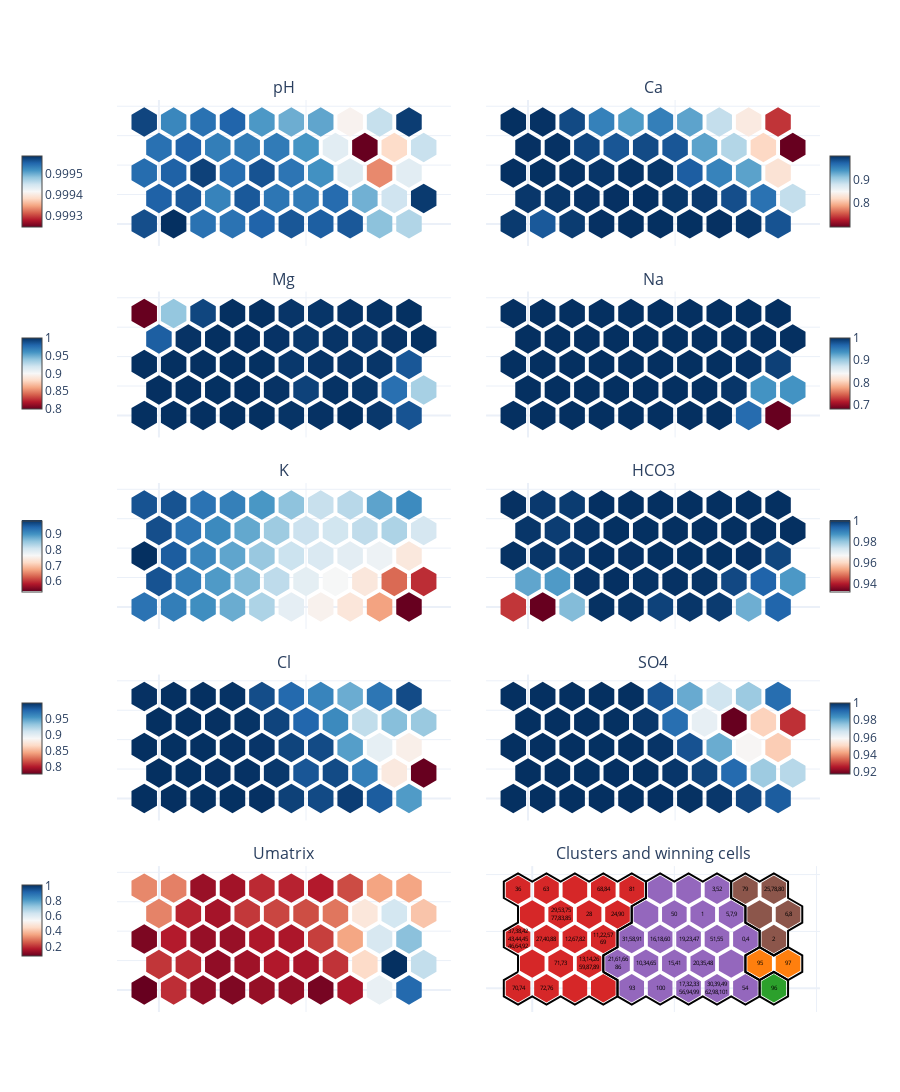

Here is the notebook cell this chart was saved with:
### Code cell
# Define functions for plotting
def add_cluster_boundaries(fig: go.Figure, row_index, col_index):
    for k, boundary in cluster_boundaries.items():
        
        if boundary.geom_type == 'Polygon':
            bnds = [boundary]
        elif boundary.geom_type == 'MultiPolygon':
            bnds = list(boundary.geoms)
        else:
            raise NotImplementedError(boundary.geom_type)
        
        for poly in bnds:
            if poly.boundary.geom_type == 'LineString':
                crds = np.array(poly.boundary.coords)
            else:
                crds = np.array(poly.boundary.geoms[0].coords)

            fig.add_scatter(
                x=crds[:, 0],
                y=crds[:, 1],
                # fill='toself',
                mode="lines",
                showlegend=False,
                line=dict(color='black', width=2),
                row=row_index,
                col=col_index,
            )


def add_som_features(fig: go.Figure, row, col, feature_index, colorbar_settings):
    if feature_index >= weights.shape[2]:
        w = umatrix.copy()
    else:
        # The value of the weights will refer to the transformed data. If we want
        # the original scale, we will need to apply the inverse transform here
        w = weights[:, :, feature_index]

    w_min = w.min()
    w_max = w.max()
    w -= w.min()
    w /= w.max()
    colors = np.array(
        sample_colorscale(features_colorscale, w.flatten())
    ).reshape(final_nx, final_ny)

    # Add colored hexagons
    for i in range(final_nx):
        for j in range(final_ny):
            text = str(sorted(df.iloc[win_map[(i, j)]].index.values.tolist()))

            fig.add_scatter(
                x=hexagons[i, j, :, 0],
                y=hexagons[i, j, :, 1],
                fill='toself',
                mode='lines',
                fillcolor=colors[i, j],
                line=dict(color='black', width=0),
                text=text,
                showlegend=False,
                hoverinfo="text",
                hoveron="fills",
                row=row,
                col=col,
            )
           
    fig.add_scatter(
        x=[0, 0],
        y=[0, 0],
        showlegend=False,
        marker=dict(color=[w_min, w_max], colorscale=features_colorscale, size=0.001, colorbar=colorbar_settings),
        row=row,
        col=col,
    )


def add_training_cells(fig: go.Figure, row, col):
    # Add colored hexagons
    label_colors = DEFAULT_PLOTLY_COLORS
    for i in range(final_nx):
        for j in range(final_ny):
            text = ""
            if len(win_map[(i, j)]) > 0:
                samples = [str(s) for s in sorted(df.iloc[win_map[(i, j)]].index.values.tolist())]
                if len(samples) <= 3:
                    text = f"{','.join(samples)}"
                elif len(samples) <= 6:
                    text = f"{','.join(samples[:3])}" + f"<br>{','.join(samples[3:])}"
                elif len(samples) <= 9:
                    text = f"{','.join(samples[:3])}" + f"<br>{','.join(samples[3:6])}" + f"<br>{','.join(samples[6:])}"
                else:
                    text = f"{','.join(samples[:3])}" + f"<br>{','.join(samples[3:-3])}" + f"<br>{','.join(samples[-3:])}"

            fig.add_scatter(
                x=hexagons[i, j, :, 0],
                y=hexagons[i, j, :, 1],
                fill='toself',
                mode='lines',
                fillcolor=label_colors[node_labels[i, j]],
                line=dict(width=0),
                text=text,
                showlegend=False,
                hoverinfo="text",
                hoveron="fills",
                row=row,
                col=col,
            )

            mid = (hexagons[i, j, 0, :] + hexagons[i, j, 3, :]) / 2
            fig.add_scatter(
                x=[mid[0]],
                y=[mid[1]],
                mode="text",
                text=text,
                textfont=dict(color="black", size=6),
                marker=dict(color='black'),
                showlegend=False,
                hoverinfo="none",
                row=row,
                col=col,
            )


n_plots = len(input_columns) + 2
subplot_rows = (n_plots + 1) // 2
subplot_columns = 2
features_fig = make_subplots(
    rows=subplot_rows,
    cols=subplot_columns,
    subplot_titles=input_columns + ["Umatrix"] + ["Clusters and winning cells"],
    horizontal_spacing=0.05,
    vertical_spacing=0.05,

)
features_fig.layout.height = 50 + 250 * subplot_rows

subplot_ix = list(
    itertools.product(range(1, subplot_rows + 1), range(1, subplot_columns + 1))
)[:n_plots]

# Feature plots
for i, (row_index, col_index) in enumerate(subplot_ix[:len(input_columns)+1]):
    # add_cluster_boundaries(features_fig, row_index, col_index)
    colorbar_settings = dict(
        thickness = 20,
        len = 0.5 * (1 / subplot_rows),
        y = 1 - (row_index - 0.5) / subplot_rows,
        x = -0.15 if col_index == 1 else 1
    )
    add_som_features(features_fig, row_index, col_index, i, colorbar_settings)

add_training_cells(features_fig, subplot_ix[-1][0], subplot_ix[-1][1])
add_cluster_boundaries(features_fig, subplot_ix[-1][0], subplot_ix[-1][1])


for i, (row_index, col_index) in enumerate(subplot_ix):
    sp = features_fig.get_subplot(row_index, col_index)
    sp.yaxis.scaleanchor = sp.yaxis.anchor
    sp.yaxis.showticklabels = False
    sp.xaxis.showticklabels = False


show_figure(features_fig)
